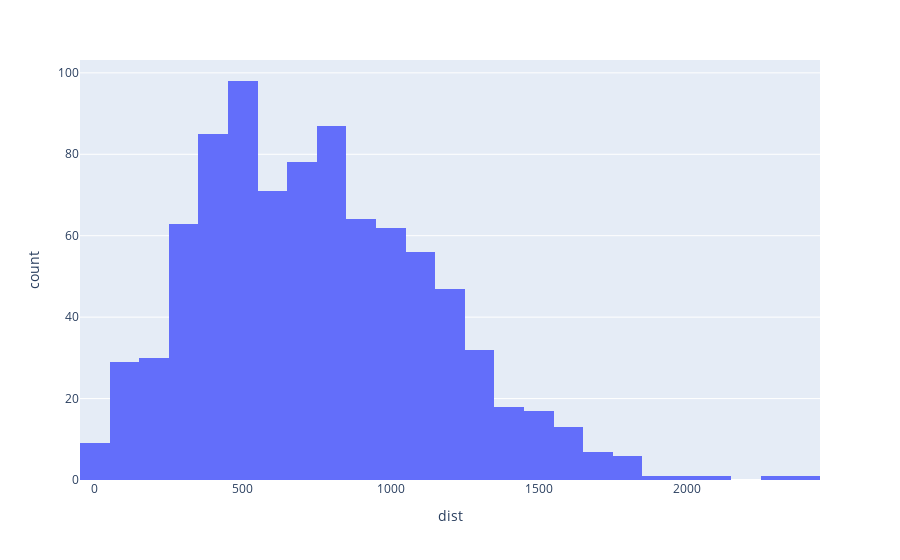

Notebook source saved alongside this figure:
### Code cell
fig = px.histogram(all_ods2, x="dist", labels = {'x': 'Distance (meters)', 'y':'Frequency'})
fig.show()

### Figure 1 — Plotly figure (JSON) as saved in the notebook; plotly's stock layout.template omitted (floating-point values rounded to 4 significant figures; data arrays with more than 128 entries replaced by an {"elided": "..."} marker saying what was removed)
{"data": [{"alignmentgroup": "True", "bingroup": "x", "hovertemplate": "dist=%{x}<br>count=%{y}<extra></extra>", "legendgroup": "", "marker": {"color": "#636efa"}, "name": "", "offsetgroup": "", "orientation": "v", "showlegend": false, "type": "histogram", "x": {"elided": "877 float values"}, "xaxis": "x", "yaxis": "y"}], "layout": {"barmode": "relative", "legend": {"tracegroupgap": 0}, "margin": {"t": 60}, "xaxis": {"anchor": "y", "domain": [0, 1], "title": {"text": "dist"}}, "yaxis": {"anchor": "x", "domain": [0, 1], "title": {"text": "count"}}}}
